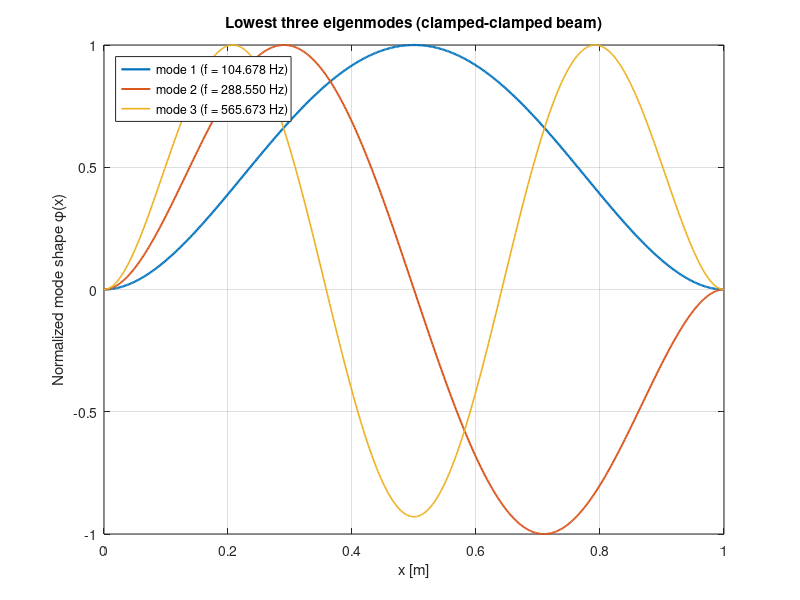

Write MATLAB code to recreate this figure.
clear; clc; close all;

%% --- beam parameters (assignment) ---
rho = 2700;      % [kg/m^3]
E   = 70e9;      % [Pa]
b   = 0.02;      % [m]
h   = 0.02;      % [m]
L   = 1.00;      % [m]

A = b*h;
I = b*h^3/12;

% Equivalent single-DOF parameters from the assignment (for comparison)
m_single  = 3 * rho * A * L / 8;
k1_single = 2 * pi^4 * E * I / L^3;

% These are the standard roots of cos(lambda) cosh(lambda) - 1 = 0
lambda = [4.730040744862704, 7.853204624095837, 10.99560783800167];  % first 3

% --- exact eigenfrequencies (Hz) ---
f_exact = zeros(3,1);
for n=1:3
    lam = lambda(n);
    omega_n = (lam^2) * sqrt(E*I/(rho*A)) / L^2;   % [rad/s]
    f_exact(n) = omega_n / (2*pi);                 % [Hz]
end

% --- single-mode approximate frequency from part (a) ---
f_approx = sqrt(k1_single / m_single) / (2*pi);

% Print results
fprintf('Exact eigenfrequencies (clamped-clamped beam):\n');
for n=1:3
    fprintf('  mode %d: f_exact = %.6f Hz\n', n, f_exact(n));
end
rel_err = (f_approx - f_exact(1)) / f_exact(1) * 100;

%% --- compute analytical mode shapes (normalized) ---

xi = linspace(0,1,501);
modes = zeros(length(xi),3);

for n=1:3
    lam = lambda(n);
    C = (cosh(lam) - cos(lam)) / (sinh(lam) - sin(lam));
    phi = cosh(lam*xi) - cos(lam*xi) - C*(sinh(lam*xi) - sin(lam*xi));
    phi = phi / max(abs(phi));
    modes(:,n) = phi;
end

figure('Name','Clamped-Clamped beam eigenmodes','NumberTitle','off','Color','w');
plot(xi*L, modes(:,1), 'LineWidth', 1.6); hold on;
plot(xi*L, modes(:,2), 'LineWidth', 1.4);
plot(xi*L, modes(:,3), 'LineWidth', 1.2);
xlabel('x [m]'); ylabel('Normalized mode shape \phi(x)');
title('Lowest three eigenmodes (clamped-clamped beam)'); grid on;
legend({sprintf('mode 1 (f = %.3f Hz)', f_exact(1)), ...
        sprintf('mode 2 (f = %.3f Hz)', f_exact(2)), ...
        sprintf('mode 3 (f = %.3f Hz)', f_exact(3))}, 'Location','northwest');


